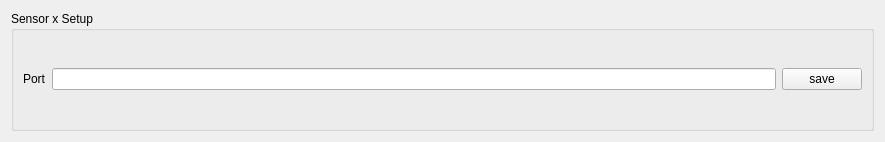
<?xml version="1.0" encoding="UTF-8"?>
<ui version="4.0">
 <class>Form</class>
 <widget class="QWidget" name="Form">
  <property name="geometry">
   <rect>
    <x>0</x>
    <y>0</y>
    <width>885</width>
    <height>142</height>
   </rect>
  </property>
  <property name="windowTitle">
   <string>Form</string>
  </property>
  <layout class="QGridLayout" name="gridLayout">
   <item row="0" column="0">
    <widget class="QGroupBox" name="groupBox">
     <property name="font">
      <font>
       <family>Arial</family>
      </font>
     </property>
     <property name="title">
      <string>Sensor x Setup</string>
     </property>
     <layout class="QGridLayout" name="gridLayout_2">
      <item row="0" column="0">
       <layout class="QHBoxLayout" name="horizontalLayout">
        <item>
         <widget class="QLabel" name="label">
          <property name="text">
           <string>Port</string>
          </property>
         </widget>
        </item>
        <item>
         <widget class="QLineEdit" name="lineEdit_port">
          <property name="alignment">
           <set>Qt::AlignCenter</set>
          </property>
         </widget>
        </item>
        <item>
         <widget class="QPushButton" name="pushButton_save">
          <property name="text">
           <string>save</string>
          </property>
         </widget>
        </item>
       </layout>
      </item>
     </layout>
    </widget>
   </item>
  </layout>
 </widget>
 <resources/>
 <connections>
  <connection>
   <sender>pushButton_save</sender>
   <signal>clicked()</signal>
   <receiver>Form</receiver>
   <slot>f_pushButton_save()</slot>
   <hints>
    <hint type="sourcelabel">
     <x>827</x>
     <y>81</y>
    </hint>
    <hint type="destinationlabel">
     <x>10</x>
     <y>7</y>
    </hint>
   </hints>
  </connection>
 </connections>
 <slots>
  <slot>f_pushButton_save()</slot>
 </slots>
</ui>
